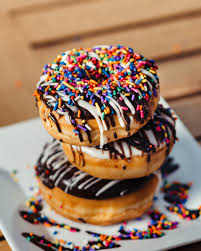
#> input picture tut1/food.jfif, 201 x 251 px
$ jupyter execute affine.ipynb
#> lines starting #> are read from the running program, lines starting #| are printed output that depends on the picture
[cell 1]
import cv2
import numpy as np
from matplotlib import pyplot as plt


img = cv2.imread('food.jfif')
#> img is the input picture: shape (251, 201, 3); mean B, G, R 101.7, 124.4, 155.8
rows, cols, ch = img.shape
#> rows = 251; cols = 201; ch = 3

pts1 = np.float32([[50, 50],
				[200, 50],
				[50, 200]])

pts2 = np.float32([[10, 100],
				[200, 50],
				[100, 250]])

M = cv2.getAffineTransform(pts1, pts2)
dst = cv2.warpAffine(img, M, (cols, rows))
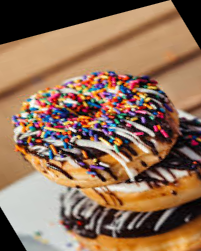
#> dst: shape (251, 201, 3); mean B, G, R 86.8, 110.6, 142.6

plt.subplot(121)
plt.imshow(img)
plt.title('Input')

plt.subplot(122)
plt.imshow(dst)
plt.title('Output')

plt.show()
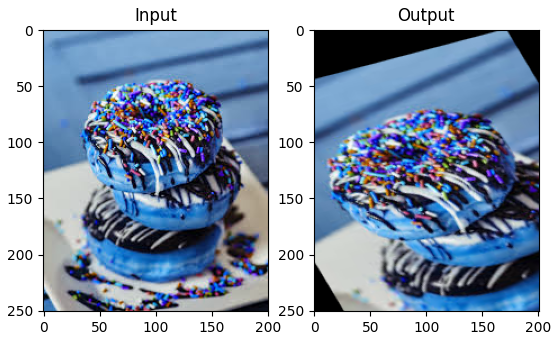
#> figure drawn by matplotlib, 2 panels; B, G, R data is drawn as R, G, B


while(1):

	cv2.imshow('image', img)
	if cv2.waitKey(20) & 0xFF == 27:
#> (key Esc is pressed here)
		break

cv2.destroyAllWindows()
